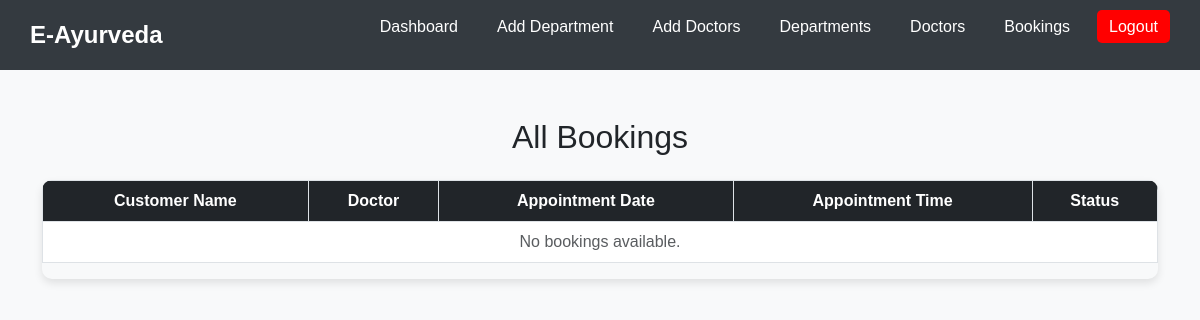
/stafbookings/, run on an earlier commit of the app's database.
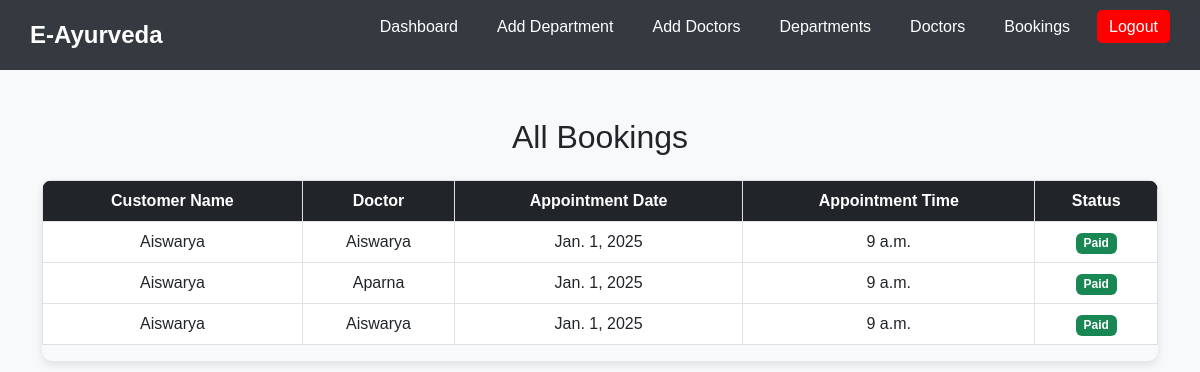
And on a later commit of the database.
### app/models.py (models this page shows, shortened)
class Booking(models.Model):
    doctor = models.ForeignKey(Doctor, on_delete=models.CASCADE, related_name='bookings')
    customer_contact = models.CharField(max_length=15, null=True, blank=True)
    customer_name = models.CharField(max_length=100, null=True, blank=True)
    appointment_date = models.DateField()
    appointment_time = models.TimeField()
    created_at = models.DateTimeField(auto_now_add=True)
    status = models.CharField(
        max_length=20,
        choices=[('Pending', 'Pending'), ('Paid', 'Paid')],
        default='Pending'
    )

class Doctor(models.Model):
    department = models.ForeignKey(Department, on_delete=models.CASCADE, related_name='doctors')
    name = models.CharField(max_length=100)
    bio = models.TextField(blank=True, null=True)
    available = models.BooleanField(default=True)
    consultation_fee = models.DecimalField(max_digits=10, decimal_places=2, default=0.00)  # Add this field

### app/views.py (the view)
# urls.py: path('stafbookings/', views.staff_view_bookings, name='staff-bookings'),
def staff_view_bookings(request):
    bookings = Booking.objects.all()  # Get all bookings
    return render(request, 'staf/staf_bookings.html', {'bookings': bookings})

### templates/staf/staf_bookings.html (shortened to what this page needs)
<!DOCTYPE html>
<html lang="en">
<head>
    <link href="https://cdn.jsdelivr.net/npm/bootstrap@5.3.0/dist/css/bootstrap.min.css" rel="stylesheet">
</head>
<body>
    <nav class="navbar">
        <div class="logo">E-Ayurveda</div>
        <ul>
            <li><a href="../stafhome">Dashboard</a></li>
            <li><a href="../add-department">Add Department</a></li>
            <li><a href="../add-doctor">Add Doctors</a></li>
            <li><a href="../departments">Departments</a></li>
            <li><a href="../doctors">Doctors</a></li>
            <li><a href="../stafbookings">Bookings</a></li>
            <li><a href="../logout" class="logout-btn">Logout</a></li>
        </ul>
    </nav>
    <div class="container mt-5">
        <h2 class="text-center mb-4">All Bookings</h2>
        <div class="table-responsive">
            <table class="table table-hover table-bordered">
                <thead>
                    <tr>
                        <th>Customer Name</th>
                        <th>Doctor</th>
                        <th>Appointment Date</th>
                        <th>Appointment Time</th>
                        <th>Status</th>
                    </tr>
                </thead>
                <tbody>
                    {% for booking in bookings %}
                    <tr>
                        <td>{{ booking.customer_name }}</td>
                        <td>{{ booking.doctor.name }}</td>
                        <td>{{ booking.appointment_date }}</td>
                        <td>{{ booking.appointment_time }}</td>
                        <td>
                            {% if booking.status == "Pending" %}
                            <span class="badge bg-warning text-dark">Pending</span>
                            {% elif booking.status == "Paid" %}
                            <span class="badge bg-success">Paid</span>
                            {% else %}
                            <span class="badge bg-secondary">Unknown</span>
                            {% endif %}
                        </td>
                    </tr>
                    {% empty %}
                    <tr>
                        <td colspan="5" class="text-center text-muted">No bookings available.</td>
                    </tr>
                    {% endfor %}
                </tbody>
            </table>
        </div>
    </div>
</body>
</html>

What changed in the data, as far as the page shows it:
added Booking: customer_name "Aiswarya", doctor.name "Aiswarya", appointment_date "Jan. 1, 2025", appointment_time "9 a.m.", status "Paid"
added Booking: customer_name "Aiswarya", doctor.name "Aparna", appointment_date "Jan. 1, 2025", appointment_time "9 a.m.", status "Paid"
added Booking: customer_name "Aiswarya", doctor.name "Aiswarya", appointment_date "Jan. 1, 2025", appointment_time "9 a.m.", status "Paid"
Also different on the page:
text no longer shown: "No bookings available."
